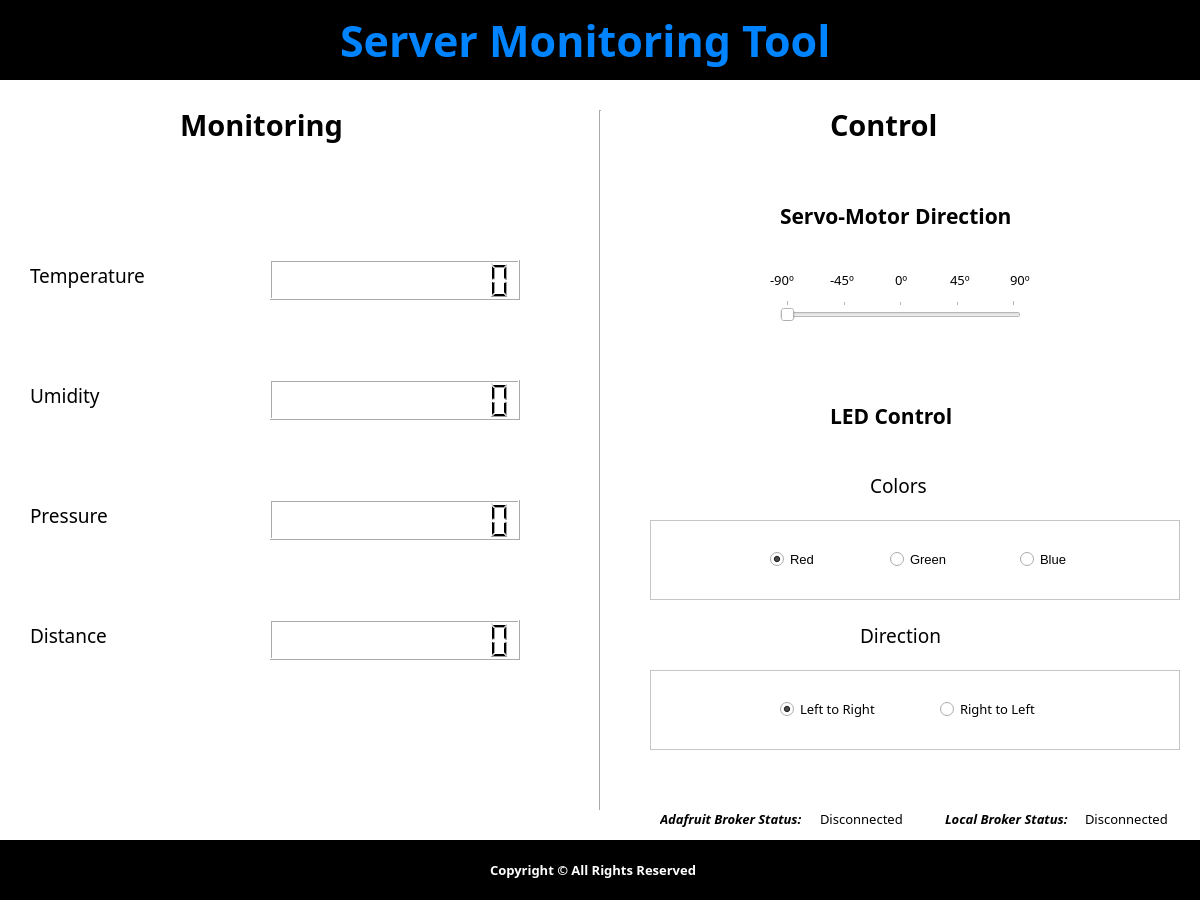
<?xml version="1.0" encoding="UTF-8"?>
<ui version="4.0">
 <class>MainWindow</class>
 <widget class="QMainWindow" name="MainWindow">
  <property name="geometry">
   <rect>
    <x>0</x>
    <y>0</y>
    <width>1200</width>
    <height>900</height>
   </rect>
  </property>
  <property name="windowTitle">
   <string>Server Monitoring Tool</string>
  </property>
  <property name="windowIcon">
   <iconset resource="../build-TrabalhoFinal-Desktop_Qt_5_14_1_MinGW_32_bit-Debug/qmake_qmake_immediate.qrc">
    <normaloff>:/wifi-icon.png</normaloff>:/wifi-icon.png</iconset>
  </property>
  <widget class="QWidget" name="centralwidget">
   <property name="font">
    <font>
     <family>Lucida Sans</family>
    </font>
   </property>
   <property name="styleSheet">
    <string notr="true">background-color: rgb(255, 255, 255);</string>
   </property>
   <widget class="QWidget" name="w_Header" native="true">
    <property name="geometry">
     <rect>
      <x>0</x>
      <y>0</y>
      <width>1200</width>
      <height>80</height>
     </rect>
    </property>
    <property name="styleSheet">
     <string notr="true">background-color: rgb(0, 0, 0);</string>
    </property>
    <widget class="QLabel" name="lblTitle">
     <property name="geometry">
      <rect>
       <x>340</x>
       <y>0</y>
       <width>520</width>
       <height>80</height>
      </rect>
     </property>
     <property name="font">
      <font>
       <family>Lucida Sans</family>
       <pointsize>32</pointsize>
       <weight>75</weight>
       <bold>true</bold>
      </font>
     </property>
     <property name="styleSheet">
      <string notr="true">color: rgb(0, 131, 255);</string>
     </property>
     <property name="text">
      <string>Server Monitoring Tool</string>
     </property>
    </widget>
   </widget>
   <widget class="QWidget" name="w_Footer" native="true">
    <property name="geometry">
     <rect>
      <x>0</x>
      <y>840</y>
      <width>1200</width>
      <height>60</height>
     </rect>
    </property>
    <property name="styleSheet">
     <string notr="true">background-color: rgb(0, 0, 0);</string>
    </property>
    <widget class="QLabel" name="label_4">
     <property name="geometry">
      <rect>
       <x>490</x>
       <y>20</y>
       <width>220</width>
       <height>20</height>
      </rect>
     </property>
     <property name="font">
      <font>
       <family>Lucida Sans</family>
       <pointsize>10</pointsize>
       <weight>75</weight>
       <bold>true</bold>
      </font>
     </property>
     <property name="styleSheet">
      <string notr="true">color: rgb(255, 255, 255);</string>
     </property>
     <property name="text">
      <string>Copyright © All Rights Reserved</string>
     </property>
    </widget>
   </widget>
   <widget class="QWidget" name="widget" native="true">
    <property name="geometry">
     <rect>
      <x>0</x>
      <y>80</y>
      <width>1200</width>
      <height>760</height>
     </rect>
    </property>
    <widget class="QLabel" name="lblTemp">
     <property name="geometry">
      <rect>
       <x>30</x>
       <y>170</y>
       <width>130</width>
       <height>50</height>
      </rect>
     </property>
     <property name="font">
      <font>
       <family>Lucida Sans</family>
       <pointsize>14</pointsize>
      </font>
     </property>
     <property name="text">
      <string>Temperature</string>
     </property>
    </widget>
    <widget class="QLabel" name="lblUmid">
     <property name="geometry">
      <rect>
       <x>30</x>
       <y>290</y>
       <width>130</width>
       <height>50</height>
      </rect>
     </property>
     <property name="font">
      <font>
       <family>Lucida Sans</family>
       <pointsize>14</pointsize>
      </font>
     </property>
     <property name="text">
      <string>Umidity</string>
     </property>
    </widget>
    <widget class="QLabel" name="lblPress">
     <property name="geometry">
      <rect>
       <x>30</x>
       <y>410</y>
       <width>130</width>
       <height>50</height>
      </rect>
     </property>
     <property name="font">
      <font>
       <family>Lucida Sans</family>
       <pointsize>14</pointsize>
      </font>
     </property>
     <property name="text">
      <string>Pressure</string>
     </property>
    </widget>
    <widget class="QLabel" name="lblDist">
     <property name="geometry">
      <rect>
       <x>30</x>
       <y>530</y>
       <width>130</width>
       <height>50</height>
      </rect>
     </property>
     <property name="font">
      <font>
       <family>Lucida Sans</family>
       <pointsize>14</pointsize>
      </font>
     </property>
     <property name="text">
      <string>Distance</string>
     </property>
    </widget>
    <widget class="QLCDNumber" name="lcdTemp">
     <property name="geometry">
      <rect>
       <x>270</x>
       <y>180</y>
       <width>250</width>
       <height>40</height>
      </rect>
     </property>
     <property name="digitCount">
      <number>12</number>
     </property>
    </widget>
    <widget class="QLCDNumber" name="lcdHumid">
     <property name="geometry">
      <rect>
       <x>270</x>
       <y>300</y>
       <width>250</width>
       <height>40</height>
      </rect>
     </property>
     <property name="digitCount">
      <number>12</number>
     </property>
    </widget>
    <widget class="QLCDNumber" name="lcdPress">
     <property name="geometry">
      <rect>
       <x>270</x>
       <y>420</y>
       <width>250</width>
       <height>40</height>
      </rect>
     </property>
     <property name="digitCount">
      <number>12</number>
     </property>
    </widget>
    <widget class="QLCDNumber" name="lcdDist">
     <property name="geometry">
      <rect>
       <x>270</x>
       <y>540</y>
       <width>250</width>
       <height>40</height>
      </rect>
     </property>
     <property name="digitCount">
      <number>12</number>
     </property>
    </widget>
    <widget class="Line" name="line">
     <property name="geometry">
      <rect>
       <x>595</x>
       <y>30</y>
       <width>10</width>
       <height>700</height>
      </rect>
     </property>
     <property name="orientation">
      <enum>Qt::Vertical</enum>
     </property>
    </widget>
    <widget class="QLabel" name="lblMotor">
     <property name="geometry">
      <rect>
       <x>780</x>
       <y>110</y>
       <width>251</width>
       <height>51</height>
      </rect>
     </property>
     <property name="font">
      <font>
       <family>Lucida Sans</family>
       <pointsize>16</pointsize>
       <weight>75</weight>
       <bold>true</bold>
      </font>
     </property>
     <property name="text">
      <string>Servo-Motor Direction</string>
     </property>
    </widget>
    <widget class="QSlider" name="sliderMotor">
     <property name="geometry">
      <rect>
       <x>780</x>
       <y>220</y>
       <width>241</width>
       <height>22</height>
      </rect>
     </property>
     <property name="maximum">
      <number>4</number>
     </property>
     <property name="pageStep">
      <number>1</number>
     </property>
     <property name="value">
      <number>0</number>
     </property>
     <property name="orientation">
      <enum>Qt::Horizontal</enum>
     </property>
     <property name="tickPosition">
      <enum>QSlider::TicksAbove</enum>
     </property>
    </widget>
    <widget class="QLabel" name="lblLed">
     <property name="geometry">
      <rect>
       <x>830</x>
       <y>310</y>
       <width>211</width>
       <height>51</height>
      </rect>
     </property>
     <property name="font">
      <font>
       <family>Lucida Sans</family>
       <pointsize>16</pointsize>
       <weight>75</weight>
       <bold>true</bold>
      </font>
     </property>
     <property name="text">
      <string>LED Control</string>
     </property>
    </widget>
    <widget class="QLabel" name="lblColors">
     <property name="geometry">
      <rect>
       <x>870</x>
       <y>380</y>
       <width>81</width>
       <height>51</height>
      </rect>
     </property>
     <property name="font">
      <font>
       <family>Lucida Sans</family>
       <pointsize>14</pointsize>
      </font>
     </property>
     <property name="text">
      <string>Colors</string>
     </property>
    </widget>
    <widget class="QLabel" name="lblDirection">
     <property name="geometry">
      <rect>
       <x>860</x>
       <y>530</y>
       <width>101</width>
       <height>51</height>
      </rect>
     </property>
     <property name="font">
      <font>
       <family>Lucida Sans</family>
       <pointsize>14</pointsize>
      </font>
     </property>
     <property name="text">
      <string>Direction</string>
     </property>
    </widget>
    <widget class="QLabel" name="lblMonitoring">
     <property name="geometry">
      <rect>
       <x>180</x>
       <y>20</y>
       <width>180</width>
       <height>50</height>
      </rect>
     </property>
     <property name="font">
      <font>
       <family>Lucida Sans</family>
       <pointsize>22</pointsize>
       <weight>75</weight>
       <bold>true</bold>
      </font>
     </property>
     <property name="text">
      <string>Monitoring</string>
     </property>
    </widget>
    <widget class="QLabel" name="lblControl">
     <property name="geometry">
      <rect>
       <x>830</x>
       <y>20</y>
       <width>130</width>
       <height>50</height>
      </rect>
     </property>
     <property name="font">
      <font>
       <family>Lucida Sans</family>
       <pointsize>22</pointsize>
       <weight>75</weight>
       <bold>true</bold>
      </font>
     </property>
     <property name="text">
      <string>Control</string>
     </property>
    </widget>
    <widget class="QFrame" name="frame">
     <property name="geometry">
      <rect>
       <x>650</x>
       <y>590</y>
       <width>530</width>
       <height>80</height>
      </rect>
     </property>
     <property name="frameShape">
      <enum>QFrame::StyledPanel</enum>
     </property>
     <property name="frameShadow">
      <enum>QFrame::Raised</enum>
     </property>
     <widget class="QRadioButton" name="rdLeftToRight">
      <property name="geometry">
       <rect>
        <x>130</x>
        <y>30</y>
        <width>101</width>
        <height>18</height>
       </rect>
      </property>
      <property name="font">
       <font>
        <family>Lucida Sans</family>
        <pointsize>10</pointsize>
       </font>
      </property>
      <property name="text">
       <string>Left to Right</string>
      </property>
      <property name="checked">
       <bool>true</bool>
      </property>
     </widget>
     <widget class="QRadioButton" name="rdRightToLeft">
      <property name="geometry">
       <rect>
        <x>290</x>
        <y>30</y>
        <width>101</width>
        <height>18</height>
       </rect>
      </property>
      <property name="font">
       <font>
        <family>Lucida Sans</family>
        <pointsize>10</pointsize>
       </font>
      </property>
      <property name="text">
       <string>Right to Left</string>
      </property>
     </widget>
    </widget>
    <widget class="QLabel" name="label">
     <property name="geometry">
      <rect>
       <x>945</x>
       <y>730</y>
       <width>140</width>
       <height>18</height>
      </rect>
     </property>
     <property name="font">
      <font>
       <family>Lucida Sans</family>
       <pointsize>10</pointsize>
       <weight>75</weight>
       <italic>true</italic>
       <bold>true</bold>
       <underline>false</underline>
       <strikeout>false</strikeout>
       <kerning>true</kerning>
      </font>
     </property>
     <property name="text">
      <string>Local Broker Status:</string>
     </property>
    </widget>
    <widget class="QLabel" name="lblLocalStatus">
     <property name="geometry">
      <rect>
       <x>1085</x>
       <y>730</y>
       <width>90</width>
       <height>18</height>
      </rect>
     </property>
     <property name="font">
      <font>
       <family>Lucida Sans</family>
       <pointsize>10</pointsize>
      </font>
     </property>
     <property name="text">
      <string>Disconnected</string>
     </property>
    </widget>
    <widget class="QFrame" name="frame_2">
     <property name="geometry">
      <rect>
       <x>650</x>
       <y>440</y>
       <width>530</width>
       <height>80</height>
      </rect>
     </property>
     <property name="frameShape">
      <enum>QFrame::StyledPanel</enum>
     </property>
     <property name="frameShadow">
      <enum>QFrame::Raised</enum>
     </property>
     <widget class="QRadioButton" name="rdRed">
      <property name="geometry">
       <rect>
        <x>120</x>
        <y>30</y>
        <width>51</width>
        <height>18</height>
       </rect>
      </property>
      <property name="font">
       <font>
        <pointsize>10</pointsize>
       </font>
      </property>
      <property name="text">
       <string>Red</string>
      </property>
      <property name="checked">
       <bool>true</bool>
      </property>
     </widget>
     <widget class="QRadioButton" name="rdBlue">
      <property name="geometry">
       <rect>
        <x>370</x>
        <y>30</y>
        <width>61</width>
        <height>18</height>
       </rect>
      </property>
      <property name="font">
       <font>
        <pointsize>10</pointsize>
       </font>
      </property>
      <property name="text">
       <string>Blue</string>
      </property>
     </widget>
     <widget class="QRadioButton" name="rdGreen">
      <property name="geometry">
       <rect>
        <x>240</x>
        <y>30</y>
        <width>61</width>
        <height>18</height>
       </rect>
      </property>
      <property name="font">
       <font>
        <pointsize>10</pointsize>
       </font>
      </property>
      <property name="text">
       <string>Green</string>
      </property>
     </widget>
    </widget>
    <widget class="QLabel" name="label_2">
     <property name="geometry">
      <rect>
       <x>770</x>
       <y>190</y>
       <width>30</width>
       <height>20</height>
      </rect>
     </property>
     <property name="font">
      <font>
       <family>Lucida Sans</family>
       <pointsize>10</pointsize>
      </font>
     </property>
     <property name="text">
      <string>-90º</string>
     </property>
    </widget>
    <widget class="QLabel" name="label_3">
     <property name="geometry">
      <rect>
       <x>830</x>
       <y>190</y>
       <width>30</width>
       <height>20</height>
      </rect>
     </property>
     <property name="font">
      <font>
       <family>Lucida Sans</family>
       <pointsize>10</pointsize>
      </font>
     </property>
     <property name="text">
      <string>-45º</string>
     </property>
    </widget>
    <widget class="QLabel" name="label_5">
     <property name="geometry">
      <rect>
       <x>895</x>
       <y>190</y>
       <width>30</width>
       <height>20</height>
      </rect>
     </property>
     <property name="font">
      <font>
       <family>Lucida Sans</family>
       <pointsize>10</pointsize>
      </font>
     </property>
     <property name="text">
      <string>0º</string>
     </property>
    </widget>
    <widget class="QLabel" name="label_6">
     <property name="geometry">
      <rect>
       <x>950</x>
       <y>190</y>
       <width>30</width>
       <height>20</height>
      </rect>
     </property>
     <property name="font">
      <font>
       <family>Lucida Sans</family>
       <pointsize>10</pointsize>
      </font>
     </property>
     <property name="text">
      <string>45º</string>
     </property>
    </widget>
    <widget class="QLabel" name="label_7">
     <property name="geometry">
      <rect>
       <x>1010</x>
       <y>190</y>
       <width>30</width>
       <height>20</height>
      </rect>
     </property>
     <property name="font">
      <font>
       <family>Lucida Sans</family>
       <pointsize>10</pointsize>
      </font>
     </property>
     <property name="text">
      <string>90º</string>
     </property>
    </widget>
    <widget class="QLabel" name="label_8">
     <property name="geometry">
      <rect>
       <x>660</x>
       <y>730</y>
       <width>160</width>
       <height>18</height>
      </rect>
     </property>
     <property name="font">
      <font>
       <family>Lucida Sans</family>
       <pointsize>10</pointsize>
       <weight>75</weight>
       <italic>true</italic>
       <bold>true</bold>
       <underline>false</underline>
       <strikeout>false</strikeout>
       <kerning>true</kerning>
      </font>
     </property>
     <property name="text">
      <string>Adafruit Broker Status:</string>
     </property>
    </widget>
    <widget class="QLabel" name="lblAdafruitStatus">
     <property name="geometry">
      <rect>
       <x>820</x>
       <y>730</y>
       <width>90</width>
       <height>18</height>
      </rect>
     </property>
     <property name="font">
      <font>
       <family>Lucida Sans</family>
       <pointsize>10</pointsize>
      </font>
     </property>
     <property name="text">
      <string>Disconnected</string>
     </property>
    </widget>
   </widget>
  </widget>
 </widget>
 <resources>
  <include location="../build-TrabalhoFinal-Desktop_Qt_5_14_1_MinGW_32_bit-Debug/qmake_qmake_immediate.qrc"/>
 </resources>
 <connections/>
</ui>
